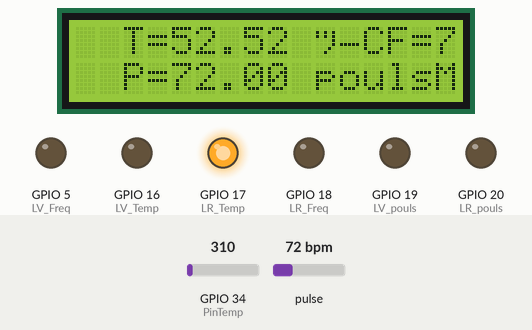
Recording of a sketch running on a simulated ESP32. Shown: 16×2 character LCD, output pins drawn as LEDs (lit = HIGH). The test bench sets the inputs (shaded band); at power-on: pulse 72 bpm, GPIO 34 (PinTemp) = 310. WiFi joins after 1.5 s; servers stay silent unless stated; the Firebase database answers and starts empty; what the sketch prints to the serial monitor is not drawn.

Above: at 3.6 s.
3.7 s: pulse set to 42 bpm
At 6.7 s:
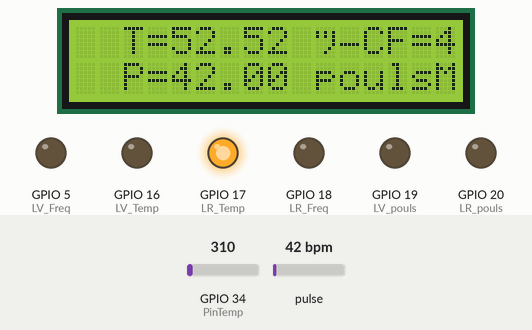
7.0 s: GPIO 34 (PinTemp) set to 372
At 9.1 s:
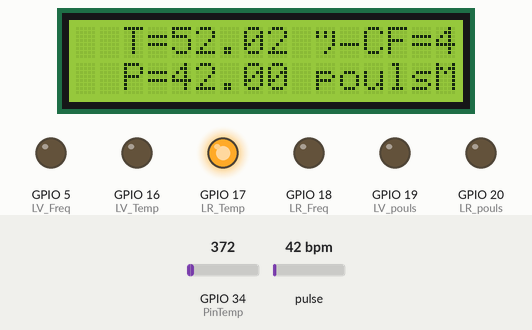
9.7 s: pulse set to 70 bpm
At 11.5 s:
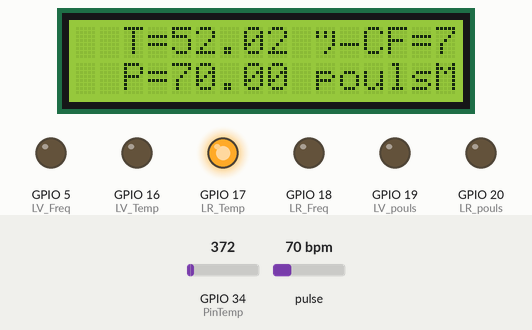
12.3 s: GPIO 34 (PinTemp) set to 434
At 13.8 s:
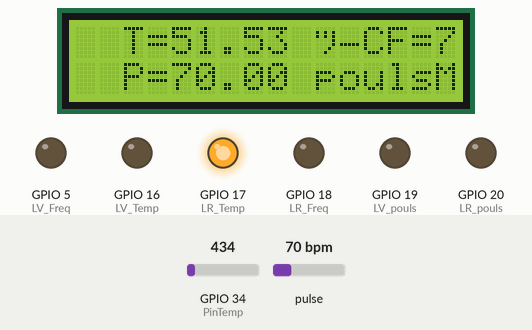
14.9 s: pulse set to 100 bpm
At 17.2 s:
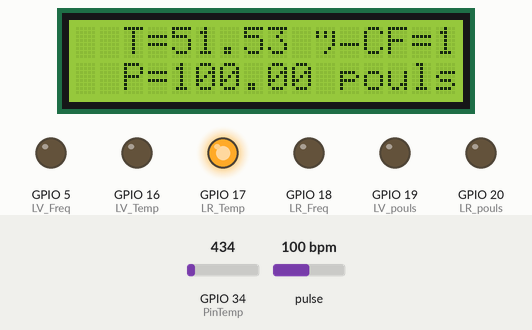
17.5 s: GPIO 34 (PinTemp) set to 527
At 20.0 s:
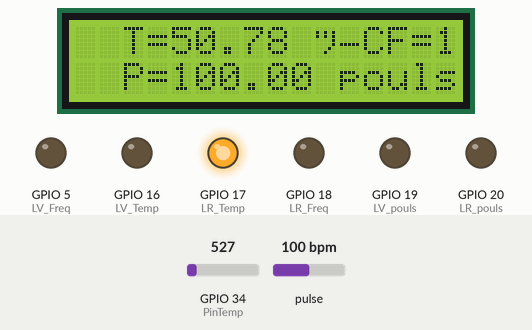
Timing chart, 0 to 21.2 s (numbered marks = the images above; inputs shaded):
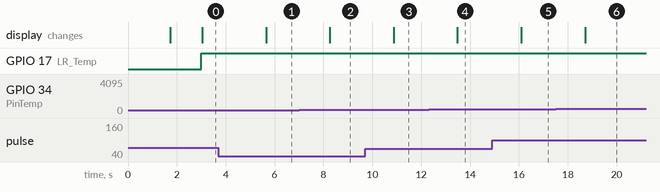

The sketch:

Lit.ino
```cpp
#include <PulseSensorPlayground.h>

#if defined(ESP32)
#include <WiFi.h>
#elif defined(ESP8266)
#include <ESP8266WiFi.h>
#endif

#include <FirebaseESP32.h>

#include <Wire.h>
#include <LiquidCrystal_I2C.h>

FirebaseData fbdo;
PulseSensorPlayground Freq;
PulseSensorPlayground Pouls;
LiquidCrystal_I2C lcd(0x27,16,2);  // set the LCD address to 0x27 for a 16 chars and 2 line display

// Set these to run example.
#define FIREBASE_HOST "cares-cde43-default-rtdb.firebaseio.com" //https://cares-cde43-default-rtdb.firebaseio.com/
#define FIREBASE_AUTH "DpRbBGuQ8oGduuqPio9zVJfx5hOlS30jeRZO8ZvF"  //"DpRbBGuQ8oGduuqPio9zVJfx5hOlS30jeRZO8ZvF"
#define WIFI_SSID "Xperia Z5_2290"
#define WIFI_PASSWORD "Sauvage2"
#define Ref "Lit"

int Temp_sensor=0;
struct Parameters{
    float temperature;
    float Frequence_cardiaque;
    float pouls;
    String etat;
};

int PinCardio=35, PinPouls=32,PinTemp=34;
float max_temp=39.00,max_Freq=80,max_pouls=80;
float min_temp=28.00,min_Freq=45,min_pouls=55;
int LV_Temp=16,LR_Temp=17,LV_Freq=5,LR_Freq=18,LV_pouls=19,LR_pouls=20;
int Buzzer=9;
Parameters  parameters={0,0,0," "};
boolean buzzer_state;
const int delayMsec = 60;

int n = 0;
bool state;
long tmp_blink;

void setup() {
  pinMode(LV_Temp,OUTPUT);
  pinMode(LR_Temp,OUTPUT);
  pinMode(LV_Freq,OUTPUT);
  pinMode(LR_Freq,OUTPUT);
  pinMode(LV_pouls,OUTPUT);
  pinMode(LR_pouls,OUTPUT);
  Pouls.analogInput(PinPouls);
  Freq.analogInput(PinCardio);
  if(!Pouls.begin() || !Freq.begin()){
    Serial.println("Capteurs non-demarrés");
  }
  //  ledcAttachPin(Buzzer, 1);
  // ledcSetup(1, 12000, 8);
  Serial.begin(115200);
  // connect to wifi.
  WiFi.begin(WIFI_SSID, WIFI_PASSWORD);
  Serial.print("connecting");
  while (WiFi.status() != WL_CONNECTED) {
    Serial.print(".");
    delay(500);
  }
  Serial.println();
  Serial.print("connected: ");
  Serial.println(WiFi.localIP());
  Firebase.begin(FIREBASE_HOST, FIREBASE_AUTH);
  Firebase.reconnectWiFi(true);
  Firebase.setInt(fbdo,"Lit/LT394/buzzer",0);

  Serial.print("connected to Firebase ");
  tmp_blink=millis();

  LCDsetup();
}

int count=0,count2=0;
long temp;
String pathBuzzer="Lit/LT394/buzzer";

void loop(){
  buzzer_state=Firebase.getInt(fbdo,pathBuzzer);
  if(buzzer_state==1)
  {
    count++;
    state=false;
    if(count==1)
    temp=millis();
  }
  else{
    count=0;
    state=true;
  }
  if(millis()-temp>120000){ //2 minutes pour gerer l'alerte
    count2++;
    if(count2==1){
      state=true;
      Firebase.setInt(fbdo,"Lit/LT394/buzzer",0);
    }
   }

  Get_parameters();
  Upload_parameters(n);
  Control_parameters(state);
  Afficher(parameters);

}


void Control_parameters(boolean buzzer_state){
  if(parameters.pouls==0 && parameters.Frequence_cardiaque==0 && parameters.temperature<27){
    parameters.etat="VIDE";
    digitalWrite(LV_Temp,HIGH);
    digitalWrite(LR_Temp,HIGH);
    digitalWrite(LV_Freq,HIGH);
    digitalWrite(LR_Freq,HIGH);
    digitalWrite(LV_pouls,HIGH);
    digitalWrite(LR_pouls,HIGH);

  }
  else if(parameters.temperature>=min_temp && parameters.temperature<=max_temp){
    digitalWrite(LV_Temp,HIGH);
    digitalWrite(LR_Temp,LOW);
    parameters.etat="BON";
  }
  else if(parameters.temperature<min_temp || parameters.temperature>max_temp){
    digitalWrite(LV_Temp,LOW);
    digitalWrite(LR_Temp,HIGH);
    parameters.etat="MAUVAIS";
  }
  else if(parameters.Frequence_cardiaque>=min_Freq && parameters.Frequence_cardiaque<=max_Freq){
    digitalWrite(LV_Freq,HIGH);
    digitalWrite(LR_Freq,LOW);
    //ledcDetachPin(Buzzer);
    parameters.etat="BON";
  }
  else if(parameters.Frequence_cardiaque<min_Freq || parameters.Frequence_cardiaque>max_Freq){
    digitalWrite(LV_Freq,LOW);
    digitalWrite(LR_Freq,HIGH);
    //if(buzzer_state)
    //ledcAttachPin(Buzzer, 1);
    //ledcWrite(1, 4);
    parameters.etat="CRITIQUE";
  }
  else if(parameters.pouls>=min_pouls && parameters.pouls<=max_pouls){
    digitalWrite(LV_pouls,HIGH);
    digitalWrite(LR_pouls,LOW);
    //ledcDetachPin(Buzzer);
    parameters.etat="BON";
  }
  else if(parameters.pouls<min_pouls || parameters.pouls>max_pouls){
    digitalWrite(LV_pouls,LOW);
    digitalWrite(LR_pouls,HIGH);
    //if(buzzer_state)
    //ledcAttachPin(Buzzer, 1);
    //ledcWrite(1, 4);
    parameters.etat="CRITIQUE";
  }
}


bool heartbeatDetected(int IRSensorPin, int Mdelay){
  static int maxValue = 0;
  static bool isPeak = false;
  int rawValue;
  bool result = false;

  rawValue = analogRead(IRSensorPin);
  rawValue *= (1000/Mdelay);

  if (rawValue * 4L < maxValue) {
    maxValue = rawValue * 0.8;
  }
  if (rawValue > maxValue - (1000/Mdelay)) {
    // Only change peak if we find a higher one.
    if (rawValue > maxValue) {
      maxValue = rawValue;
    }
    // Only return true once per peak.
    if (isPeak == false) {
      result = true;
    }
    isPeak = true;
  }
  else if (rawValue < maxValue - (3000/Mdelay)) {
    isPeak = false;
    maxValue-=(1000/Mdelay);
  }
  return result;
}


float Get_Frequency(int analogPin){

  long tmp=millis();
  static int beatMsec = 0;
  float heartRateBPM = 0;
  while(millis()-temp<1000){
  if (heartbeatDetected(analogPin, delayMsec)) {
    heartRateBPM = 60000 / beatMsec;
    beatMsec = 0;
  }
  delay(delayMsec);
  beatMsec += delayMsec;
  }
  return heartRateBPM;
}


float Get_Temp(){
  int val1;
  val1=0;
  for(int i=0;i<100;i++){
  val1=val1+analogRead(PinTemp);
  delay(2);
  }

  float  temp= ( val1)/100;
  float   temperature=55-temp*0.008;
return temperature;
}


void Get_parameters(){
  parameters.temperature=Get_Temp();
  parameters.Frequence_cardiaque=Freq.getBeatsPerMinute();
  parameters.pouls=Pouls.getBeatsPerMinute();
}


void Upload_parameters(int n){
  // append a new value to /logs
  String Name = "LT394";
      String Ref2="Lit";
      Ref2+="/";
      Ref2+=Name+"/";
      String RefTemp=Ref2+"temperature";
      String RefFreq=Ref2+"frequence_cardiaque";
      String RefPouls=Ref2+"pouls";
      Firebase.setString(fbdo,RefTemp,parameters.etat);
      delay(100);
      Firebase.setFloat(fbdo,RefTemp, parameters.temperature);
      delay(100);
      Firebase.setFloat(fbdo,RefFreq, parameters.Frequence_cardiaque);
      delay(100);
      Firebase.setFloat(fbdo,RefPouls, parameters.pouls);
}


void LCDsetup(){
  lcd.init();
  // Print a message to the LCD.
  lcd.backlight();
  lcd.setCursor(3,0);
  lcd.print("Hello!");
  lcd.setCursor(2,1);
  lcd.print("CARES BED");
}


void Afficher(Parameters parameters){
  String message1="";
  String message2="";

  message1+="T=";
  message1+=parameters.temperature;
  message1+=" °C";

  message1+="F=";
  message1+=parameters.Frequence_cardiaque;
  message1+=" bpm";

  message2+="P=";
  message2+=parameters.pouls;
  message2+=" pouls";

  message2+=parameters.etat;

  lcd.clear();
  lcd.backlight();
  lcd.setCursor(2,0);
  lcd.print(message1);
  lcd.setCursor(2,1);
  lcd.print(message2);

  Serial.print(message1);
  Serial.print("***");
  Serial.println(message2);

}
```

Measured:
- after the input at 3.7 s, the display: changes after 1.9 s (image 1)
- after the input at 7.0 s, the display: changes after 1.3 s (image 2)
- after the input at 9.7 s, the display: changes after 1.2 s (image 3)
- after the input at 12.3 s, the display: changes after 1.2 s (image 4)
- after the input at 14.9 s, the display: changes after 1.2 s (image 5)
- after the input at 17.5 s, the display: changes after 1.2 s (image 6)
